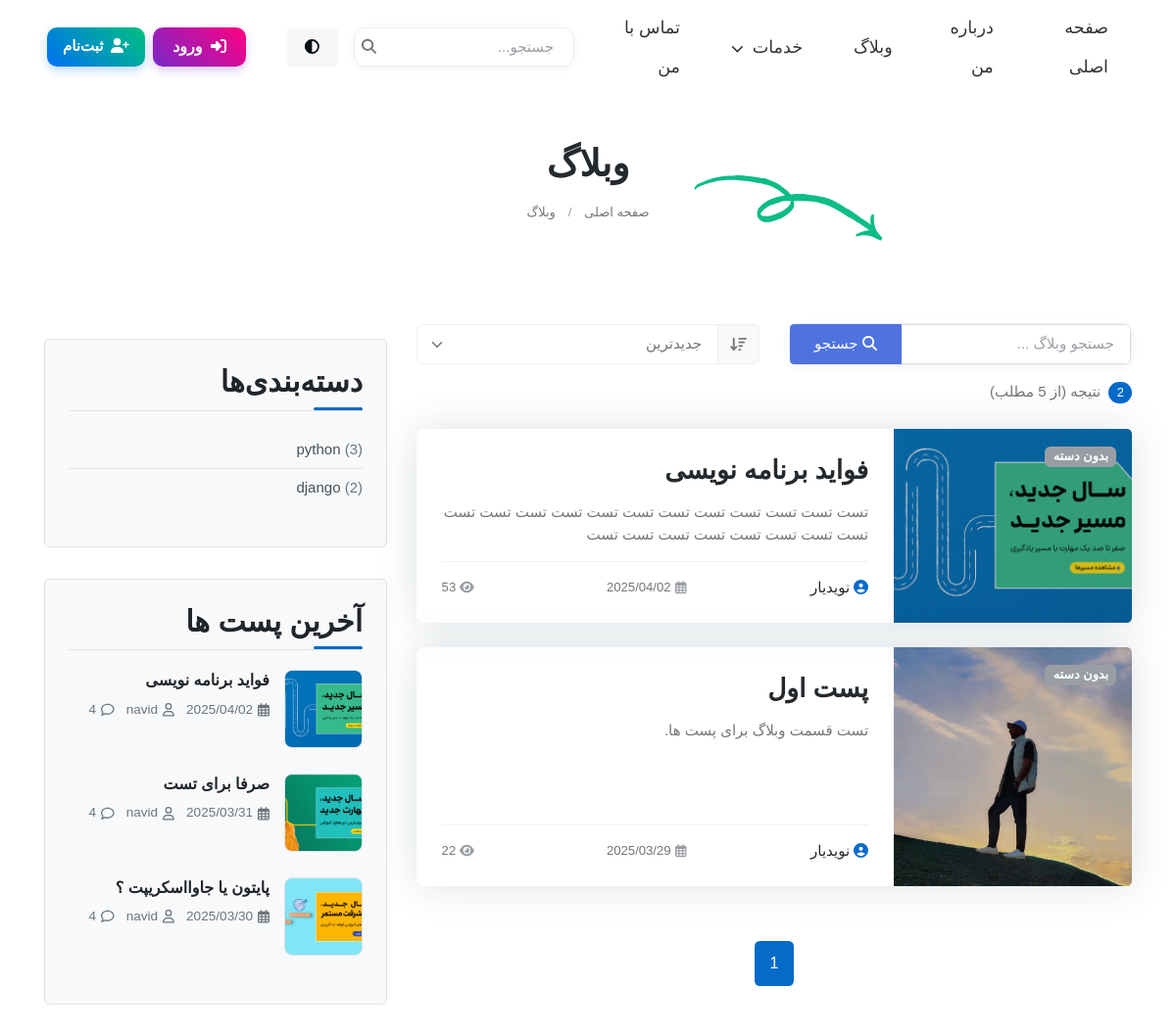
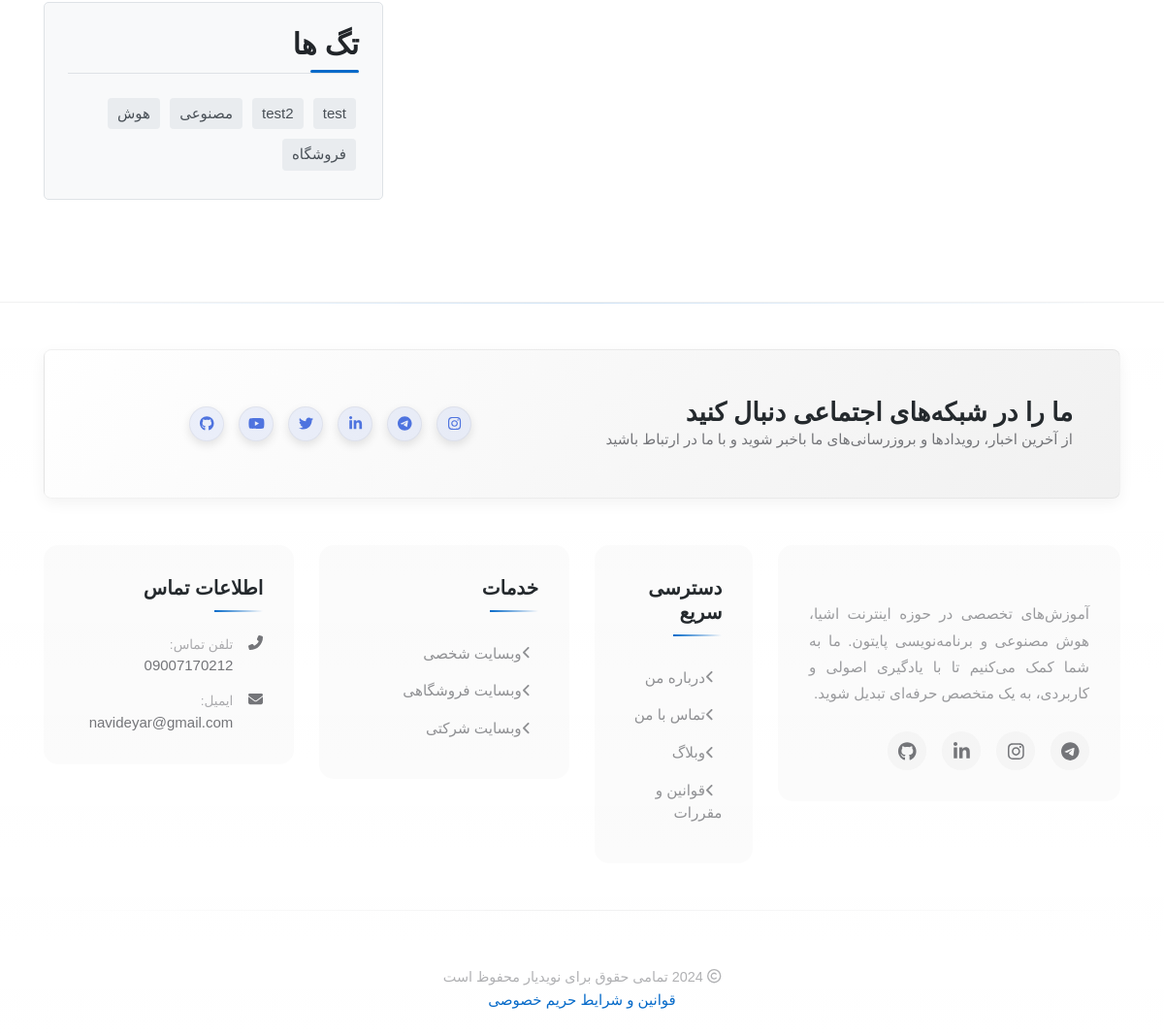
/blog/?category=django, run on the app's committed database (2 pictures, top to bottom).
### blog/models.py (models this page shows, shortened)
class Post(models.Model):
    author = models.ForeignKey(User, on_delete=models.SET_NULL, null=True, blank=True)
    title = models.CharField(max_length=200 , unique=True )
    slug = models.SlugField(max_length=255, unique=True, null=True, blank=True)
    content = models.TextField()
    image = models.ImageField(upload_to='blog_images/', default='blog_images/default.jpg')
    category = models.ForeignKey(Category, on_delete=models.CASCADE, null=True, blank=True)
    tags = TaggableManager()
    count_views = models.IntegerField(default=0)
    status = models.BooleanField(default=False)
    publish_at = models.DateTimeField(null=True, blank=True)
    created_at = models.DateTimeField(auto_now_add=True)
    updated_at = models.DateTimeField(auto_now=True)
    login_required = models.BooleanField(default=False)
    class Meta:
        ordering = ['-created_at']

class Category(models.Model):
    name = models.CharField(max_length=200)
    def get_post_count(self):
        return self.post_set.filter(status=True).count()

### blog/views.py (the view)
# urls.py: path('', views.blog, name='blog'),
def blog(request):
    category_name = request.GET.get('category')
    tag_name = request.GET.get('tag')
    search_query = request.GET.get('q')
    sort_type = request.GET.get('sort', 'newest')  # مقدار پیش‌فرض: جدیدترین
    all_posts = Post.objects.filter(status=True)
    posts = all_posts
    if category_name:
        posts = posts.filter(category__name=category_name)
    if tag_name:
        posts = posts.filter(tags__name=tag_name)
    if search_query:
        posts = posts.filter(title__icontains=search_query) | posts.filter(content__icontains=search_query)
    if sort_type == 'newest':
        posts = posts.order_by('-created_at')
    elif sort_type == 'oldest':
        posts = posts.order_by('created_at')
    elif sort_type == 'popular':
        posts = posts.order_by('-count_views')
    else:
        posts = posts.order_by('-created_at')  # مرتب‌سازی پیش‌فرض
    categories = Category.objects.all().distinct()
    tags = Tag.objects.all()
    latest_posts = Post.objects.filter(status=True).order_by('-created_at')[:3]
    for post in posts:
        if not post.slug or post.slug == '':
            post.slug = slugify(post.title)
            if not post.slug:
                post.slug = f"post-{post.id}"
            post.save()
        post.is_login_required = post.login_required
        if post.login_required and not request.user.is_authenticated:
            if len(post.content) > 300:
                post.content_preview = post.content[:300] + '...'
            else:
                post.content_preview = post.content
    page = request.GET.get('page', 1)
    posts_per_page = 5  # تعداد پست در هر صفحه
    paginator = Paginator(posts, posts_per_page)
    try:
        paginated_posts = paginator.page(page)
    except PageNotAnInteger:
        paginated_posts = paginator.page(1)
    except EmptyPage:
        paginated_posts = paginator.page(paginator.num_pages)
    return render(request, 'blog/index.html', {
        'posts': paginated_posts,
        'all_posts_count': posts.count(),  # تعداد پست‌های فیلتر شده
        'total_posts_count': all_posts.count(),  # تعداد کل پست‌ها
        'categories': categories,
        'tags': tags,
        'selected_category': category_name,
        'selected_tag': tag_name,
        'search_query': search_query,
        'sort_type': sort_type,
        'latest_posts': latest_posts
    })

### blog/templatetags/blog_filters.py (called while the page is built)
@register.filter
def clean_text_excerpt(value, length=100):
    if not value:
        return ""
    text = force_str(value)
    text = strip_tags(text)
    text = html.unescape(text)
    text = re.sub(r'\s+', ' ', text)
    text = text.strip()
    if len(text) <= length:
        return text
    else:
        return text[:length] + '...'

### templates/blog/index.html (shortened to what this page needs)
{% extends 'base.html' %}
{% load static %}
{% load blog_filters %}
{% block content %}
    <main>
<section class="py-5">
	<div class="container">
		<div class="row position-relative">
			<div class="col-lg-10 mx-auto text-center position-relative">
				<figure class="position-absolute top-100 start-50 translate-middle mt-3 ms-n9 d-none d-lg-block">
				</figure>
				<h1 class="fs-2">وبلاگ</h1>
				<div class="d-flex justify-content-center position-relative">
					<nav aria-label="breadcrumb">
						<ol class="breadcrumb mb-0">
							<li class="breadcrumb-item"><a href="/">صفحه اصلی</a></li>
							<li class="breadcrumb-item"><a href="{% url 'blog:blog' %}">وبلاگ</a></li>
						</ol>
					</nav>
				</div>
			</div>
		</div>
	</div>
</section>
<section class="py-5">
	<div class="container">
		<div class="row">
			<div class="col-lg-8 pt-5 pt-lg-0">
				<div class="row mb-4 align-items-center">
					<div class="col-md-6">
						<div class="input-group search-box mb-3">
							<input type="text" class="form-control custom-search-input" placeholder="جستجو وبلاگ ..." aria-label="جستجو وبلاگ" aria-describedby="button-search">
							<button class="btn btn-primary search-btn" type="button" id="button-search">
								<i class="fas fa-search"></i> جستجو
							</button>
						</div>
					</div>
					<div class="col-md-6">
						<div class="input-group sort-box mb-3">
							<label class="input-group-text sort-label" for="inputGroupSort">
								<i class="fas fa-sort-amount-down"></i>
							</label>
							<select class="form-select custom-sort-select" id="inputGroupSort">
								<option value="1">جدیدترین</option>
							</select>
						</div>
					</div>
					<div class="col-12 col-xl-3 d-flex justify-content-between align-items-center mt-3 mt-xl-0">
						<div class="mb-0 text-end result-count">
							<span class="badge bg-primary rounded-pill me-1">{{all_posts_count}}</span>
							{% if search_query or selected_category or selected_tag %}
                                نتیجه
                                {% if all_posts_count != total_posts_count %}(از {{total_posts_count}} مطلب){% endif %}
							{% else %}
								مطلب
							{% endif %}
						</div>
					</div>
				</div>
				<div class="row g-4">
					 {% for post in posts %}
					<div class="col-12">
						<div class="card bg-transparent shadow h-100 transition-hover border-0 hover-translate-y {% if post.is_login_required %}locked-post{% endif %}">
							<div class="row g-0">
								<div class="col-lg-4">
									<div class="overflow-hidden rounded-start h-100">
										<img src="{% if post.image %}{{post.image.url}}{% else %} {% static 'images/blog/default-blog.jpg' %} {% endif %}" class="card-img-start h-100 w-100" alt="{{post.title}}" loading="lazy" style="object-fit: cover;">
										<div class="bg-overlay bg-dark opacity-2"></div>
										<div class="card-img-overlay d-flex align-items-start p-3">
											<div class="category-badges">
												{% for category in post.category.all %}
												<a href="/blog/?category={{category.name}}" class="badge text-bg-danger fw-bold me-1">{{category.name}}</a>
												{% empty %}
												<span class="badge text-bg-secondary fw-bold">بدون دسته</span>
												{% endfor %}
											</div>
										</div>
									</div>
								</div>
								<div class="col-lg-8">
									<div class="card-body p-4 h-100 d-flex flex-column">
										<h4 class="card-title fw-semi-bold mb-3">
											<a class="text-decoration-none stretched-link" href="{% if post.slug %}{% url 'blog:blog_single' post.slug %}{% else %}#{% endif %}">
												{{post.title}}
											</a>
										</h4>
										{% if post.is_login_required and not user.is_authenticated %}
											<p class="text-truncate-3 mb-3">{{ post.content_preview|clean_text_excerpt:100 }}</p>
										{% else %}
											<p class="text-truncate-3 mb-3">{{post.content|clean_text_excerpt:100}}</p>
										{% endif %}
										<div class="d-flex justify-content-between align-items-center border-top pt-3 mt-auto">
											<h6 class="mb-0 fw-normal"><a href="#" class="text-reset"><i class="fas fa-user-circle me-1 text-primary"></i>نویدیار</a>
											</h6>
											<span class="small me-2"><i class="far fa-calendar-alt text-secondary me-1"></i>{{post.created_at|date:"Y/m/d"}}</span>
											<span class="small"><i class="fas fa-eye text-secondary me-1"></i>{{post.count_views}}</span>
										</div>
									</div>
								</div>
							</div>
						</div>
					</div>
					{% endfor %}
				</div>
<nav class="d-flex justify-content-center mt-5" aria-label="navigation">
    <ul class="pagination pagination-primary-soft rounded mb-0">
        {% if posts.paginator.num_pages > 0 %}
            {% if posts.paginator.num_pages <= 5 %}
                {% for i in posts.paginator.page_range %}
                    {% if posts.number == i %}
                        <li class="page-item mb-0 active"><a class="page-link" href="#">{{ i }}</a></li>
                    {% else %}
                        <li class="page-item mb-0">
                            <button class="page-link" onclick="changePage(`{{ i }}`)">{{ i }}</button>
                        </li>
                    {% endif %}
                {% endfor %}
            {% endif %}
        {% endif %}
    </ul>
</nav>
			</div>
			<div class="col-lg-4 pt-5 pt-lg-0">
				<div class="col-md-6 col-xl-12  pb-4">
				{% include 'blog/blog-side.html' %}
				</div>
			</div>
</section>
    </main>
</body>
</html>
{% endblock %}

### templates/blog/blog-side.html (shortened to what this page needs)
{% load static %}
<link rel="stylesheet" href="{% static 'css/blog-single.css' %}">
 <div class="sidebar-box">
    <h3 class="heading-sidebar">دسته‌بندی‌ها</h3>
    <ul class="categories">
      {% for category in categories %}
      <li><a href="{% url 'blog:blog' %}?category={{ category.name }}">{{ category.name }} <span>({{ category.get_post_count }})</span></a></li>
      {% empty %}
      <li><a href="{% url 'blog:blog' %}">بدون دسته‌بندی</a></li>
      {% endfor %}
    </ul>
  </div>
  <div class="sidebar-box">
    <h3 class="heading-sidebar">آخرین پست ها</h3>
    {% for post in latest_posts %}
    <div class="block-21 mb-4 d-flex">
      <a class="blog-img mr-4" style="background-image: url('{{ post.image.url }}');"></a>
      <div class="text">
        <h3 class="heading"><a href="{% url 'blog:blog_single' post.slug %}">{{ post.title }}</a></h3>
        <div class="meta">
          <div><a href="#"><i class="far fa-calendar-alt" style="margin-left: 5px;"></i> {{ post.created_at|date:"Y/m/d" }}</a></div>
          <div><a href="#"><i class="far fa-user" style="margin-left: 5px;"></i> {{ post.author.first_name }}</a></div>
          <div><a href="#comments-section"><i class="far fa-comment" style="margin-left: 5px;"></i> {{ post.comment_set.filter.count }}</a></div>
        </div>
      </div>
    </div>
    {% empty %}
    <p>هیچ پستی یافت نشد.</p>
    {% endfor %}
  </div>
  <div class="sidebar-box">
    <h3 class="heading-sidebar">تگ ها</h3>
    <div class="tagcloud">
      {% for tag in tags %}
      <a href="{% url 'blog:blog' %}?tag={{ tag.name }}" class="tag-cloud-link">{{ tag.name }}</a>
      {% empty %}
      <p>هیچ تگی یافت نشد</p>
      {% endfor %}
    </div>
  </div>

### static/css/blog-single.css (style rules this page uses)
:root { --bg-main: #ffffff; --bg-sidebar: #f8f9fa; --bg-comment-form: #f2f4f6; --bg-about-author: #f2f4f6; --bg-tag: #e9ecef; --text-main: #212529; --text-secondary: #495057; --text-muted: #6c757d; --text-light: #ffffff; --text-author: #212529; --text-comment-form: #212529; --border-color: #dee2e6; --form-border-color: #ced4da; --form-bg: #ffffff; --primary-color: #4e73df; --primary-hover: #375bca; }
.sidebar-box { margin-bottom: 2rem; padding: 1.5rem; border-radius: 5px; background-color: var(--bg-sidebar); color: var(--text-main); border: 1px solid var(--border-color); }
.sidebar-box h3 { color: var(--text-main); }
.tag-cloud-link { display: inline-block; padding: 5px 10px; margin: 5px 3px; border-radius: 4px; background-color: var(--bg-tag); color: var(--text-secondary); text-decoration: none; transition: all 0.3s ease; }
.blog-img { width: 80px; height: 80px; min-width: 80px; display: block; background-size: cover; background-position: center; border-radius: 8px; border: 1px solid var(--border-color); margin-left: 15px; margin-right: 0; overflow: hidden; }
.block-21 { display: flex; flex-direction: row; margin-bottom: 1.5rem; align-items: flex-start; }
.block-21 .text { flex: 1; }
.block-21 .text h3.heading { font-size: 1rem; font-weight: 600; line-height: 1.4; margin-bottom: 0.5rem; }
.block-21 .text h3.heading a { color: var(--text-main); text-decoration: none; transition: color 0.3s ease; }
.block-21 .meta { color: var(--text-muted); font-size: 0.85rem; display: flex; flex-wrap: wrap; gap: 0.75rem; }
.block-21 .meta div { display: flex; align-items: center; }
.block-21 .meta a { color: var(--text-muted); text-decoration: none; display: flex; align-items: center; }
.categories { padding: 0; list-style: none; }
.categories li { padding: 8px 0; border-bottom: 1px solid var(--border-color); }
.categories li:last-child { border-bottom: none; }
.categories li a { color: var(--text-secondary); text-decoration: none; transition: color 0.3s ease; }
.categories li a span { color: var(--text-muted); }
.btn-primary { background-color: var(--primary-color); border-color: var(--primary-color); transition: all 0.3s ease; font-weight: 500; padding: 0.5rem 1.5rem; border-radius: 0.25rem; }
.heading-sidebar { position: relative; margin-bottom: 1.5rem; padding-bottom: 10px; border-bottom: 1px solid var(--border-color); }
.heading-sidebar::after { content: ''; position: absolute; bottom: -1px; left: 0; width: 30%; height: 2px; background-color: var(--primary-color); }

### templates/base.html (style rules this page uses)
:root { --card-bg-light: linear-gradient(145deg, #ffffff, #f5f5f5); --card-bg-dark: linear-gradient(145deg, #2c3e50, #1a252f); --text-light: #2c3e50; --text-dark: #ecf0f1; --text-muted-light: #34495e; --text-muted-dark: rgba(236, 240, 241, 0.7); --border-light: rgba(0,0,0,0.1); --border-dark: rgba(255,255,255,0.1); --hover-shadow-light: rgba(0,0,0,0.1); --hover-shadow-dark: rgba(0,0,0,0.3); --icon-bg-light: rgba(78, 115, 223, 0.1); --icon-bg-dark: rgba(78, 115, 223, 0.2); --item-hover-light: rgba(78, 115, 223, 0.05); --item-hover-dark: rgba(78, 115, 223, 0.1); --accent-light: #4e73df; --accent-dark: #6a93ff; }
.search-box { border-radius: 12px; transition: all 0.3s ease; box-shadow: 0 2px 10px rgba(0, 0, 0, 0.05); border: 1px solid transparent; }
html:not([data-bs-theme="dark"]) .search-box { background-color: rgba(255, 255, 255, 0.8); border-color: rgba(121, 40, 202, 0.1); }

### templates/blog/blog-side.html (style rules this page uses)
.heading-sidebar { position: relative; padding-bottom: 10px; margin-bottom: 20px; font-weight: 600; }
.heading-sidebar:after { content: ''; position: absolute; bottom: 0; right: 0; width: 50px; height: 3px; background-color: var(--bs-primary); border-radius: 3px; transition: all 0.3s ease; }

### data on the page
Post: image (picture), title "فواید برنامه نویسی", content|clean_text_excerpt "تست تست تست تست تست تست تست تست تست تست تست تست تست تست تست تست تست تست تست تست", created_at "2025/04/02", count_views "53", author.first_name "navid", comment_set.filter.count "4"
Post: image (picture), title "پست اول", content|clean_text_excerpt "تست قسمت وبلاگ برای پست ها.", created_at "2025/03/29", count_views "22"
Category: name "python", get_post_count "3"
Category: name "django", get_post_count "2"
Post: image (picture), title "صرفا برای تست", created_at "2025/03/31", author.first_name "navid", comment_set.filter.count "4"
Post: image (picture), title "پایتون یا جاوااسکریپت ؟", created_at "2025/03/30", author.first_name "navid", comment_set.filter.count "4"
Tag: name "test"
Tag: name "test2"
Tag: name "مصنوعی"
Tag: name "هوش"
Tag: name "فروشگاه"

### other printed values
{{ all_posts_count }} "2"
{{ i }} "1"
